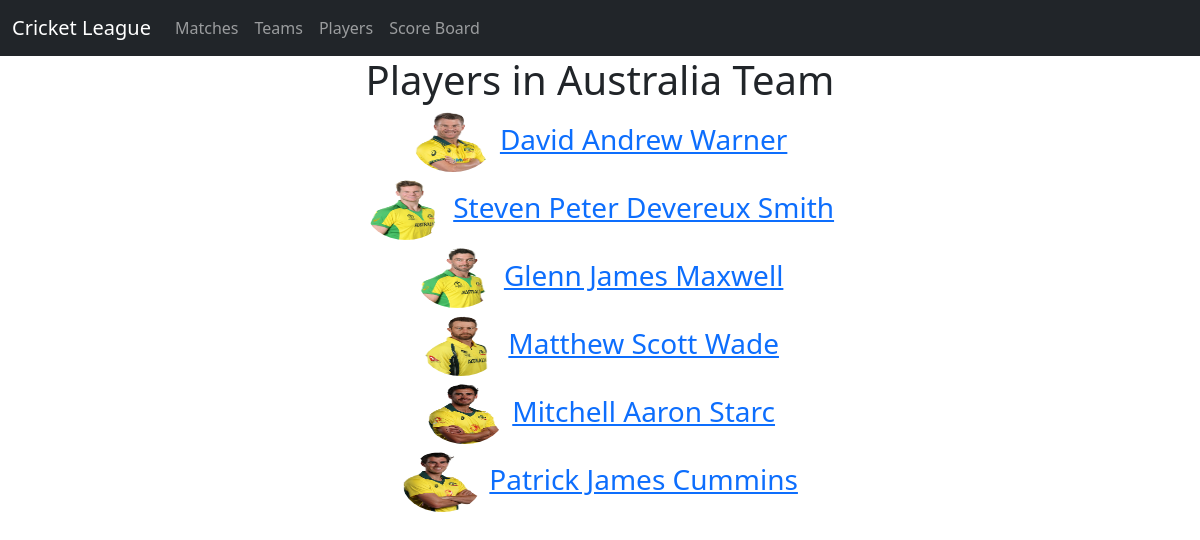
The page /teams/4 on the database its author committed.
### tournament/models.py (models this page shows, shortened)
class Team(models.Model):
    name = models.CharField(max_length=50)
    logo = models.ImageField(default='default.jpg', upload_to='Team_logo')
    country = models.ForeignKey(Country, related_name='teams', on_delete=models.DO_NOTHING)

class Player(models.Model):
    class Role(models.TextChoices):
        batsman = 'Batsman'
        bowler = 'Bowler'
        all_rounder = 'All Rounder'
    name = models.CharField(max_length=30)
    picture = models.ImageField(default='default.jpg', upload_to='Player_pic')
    team = models.ForeignKey(Team, related_name='players', on_delete=models.DO_NOTHING)
    dob = models.DateField()
    birth_place = models.ForeignKey(Country, related_name='players', on_delete=models.DO_NOTHING)
    role = models.CharField(max_length=11, choices=Role.choices, default=Role.all_rounder)

### tournament/views.py (the view)
# urls.py: path('teams/<int:pk>', views.TeamPlayerDetailView.as_view(), name = 'team-detail'),
class TeamPlayerDetailView(DetailView):
    model = Team
    template_name = 'tournament/team.html'

### tournament/templates/tournament/team.html
{% extends "tournament/base.html" %}
{% block content %}
    <center>
        <h1>Players in {{ team.name }} Team</h1>
            {% for player in team.players.all %}
                <h3>
                    <img class="rounded-circle account-img" src="{{ player.picture.url }}"  width="80" height="60">
                    <a href="{% url 'player-detail' pk=player.pk %}">{{ player.name }}</a>
                </h3>
            {% endfor %}
    </center>
{% endblock content %}

### rows shown on the page
Team: name "Australia"
Player: picture (picture), name "David Andrew Warner"
Player: picture (picture), name "Steven Peter Devereux Smith"
Player: picture (picture), name "Glenn James Maxwell"
Player: picture (picture), name "Matthew Scott Wade"
Player: picture (picture), name "Mitchell Aaron Starc"
Player: picture (picture), name "Patrick James Cummins"
